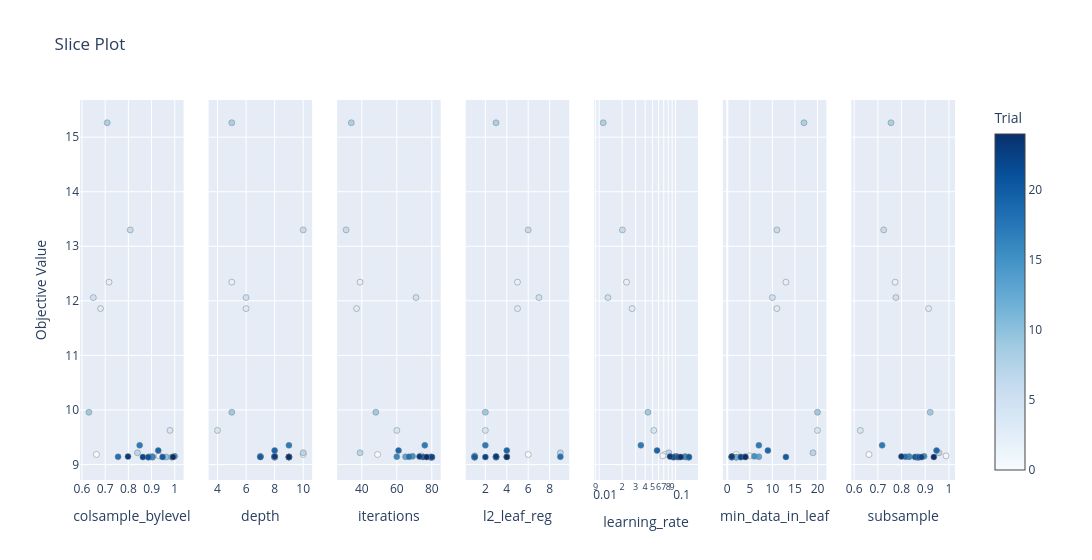

The notebook cell saved with this chart:
### Code cell
# 3. Slice plot (relación de cada parámetro con RMSE)
fig = vis.plot_slice(study)
# fig.write_image('optuna_slice_plot.png')
fig.show()
print("✓ Slice plot guardado en 'optuna_slice_plot.png'")

### Figure 1 — Plotly figure (JSON) as saved in the notebook; plotly's stock layout.template omitted (floating-point values rounded to 4 significant figures)
{"data": [{"marker": {"color": [0, 1, 2, 3, 4, 5, 6, 7, 8, 9, 10, 11, 12, 13, 14, 15, 16, 17, 18, 19, 20, 21, 22, 23, 24], "colorbar": {"title": {"text": "Trial"}, "x": 1, "xpad": 40}, "colorscale": [[0, "rgb(247,251,255)"], [0.125, "rgb(222,235,247)"], [0.25, "rgb(198,219,239)"], [0.375, "rgb(158,202,225)"], [0.5, "rgb(107,174,214)"], [0.625, "rgb(66,146,198)"], [0.75, "rgb(33,113,181)"], [0.875, "rgb(8,81,156)"], [1, "rgb(8,48,107)"]], "line": {"color": "Grey", "width": 0.5}, "showscale": true}, "mode": "markers", "name": "Feasible Trial", "showlegend": false, "type": "scatter", "x": [0.6624, 0.933, 0.7165, 0.6799, 0.9796, 0.6488, 0.808, 0.8392, 0.7085, 0.6298, 0.9631, 0.9866, 0.9035, 0.8953, 0.8879, 0.9995, 0.9046, 0.8486, 0.7555, 0.9287, 0.9473, 0.8856, 0.8625, 0.7983, 0.9923], "xaxis": "x", "y": [9.183, 9.157, 12.34, 11.86, 9.624, 12.06, 13.3, 9.213, 15.26, 9.957, 9.136, 9.133, 9.132, 9.141, 9.136, 9.148, 9.143, 9.35, 9.14, 9.255, 9.137, 9.134, 9.134, 9.144, 9.136], "yaxis": "y"}, {"marker": {"color": [0, 1, 2, 3, 4, 5, 6, 7, 8, 9, 10, 11, 12, 13, 14, 15, 16, 17, 18, 19, 20, 21, 22, 23, 24], "colorbar": {"title": {"text": "Trial"}, "x": 1, "xpad": 40}, "colorscale": [[0, "rgb(247,251,255)"], [0.125, "rgb(222,235,247)"], [0.25, "rgb(198,219,239)"], [0.375, "rgb(158,202,225)"], [0.5, "rgb(107,174,214)"], [0.625, "rgb(66,146,198)"], [0.75, "rgb(33,113,181)"], [0.875, "rgb(8,81,156)"], [1, "rgb(8,48,107)"]], "line": {"color": "Grey", "width": 0.5}, "showscale": false}, "mode": "markers", "name": "Feasible Trial", "showlegend": false, "type": "scatter", "x": [10, 8, 5, 6, 4, 6, 10, 10, 5, 5, 8, 8, 8, 8, 9, 7, 7, 9, 9, 8, 7, 9, 9, 8, 9], "xaxis": "x2", "y": [9.183, 9.157, 12.34, 11.86, 9.624, 12.06, 13.3, 9.213, 15.26, 9.957, 9.136, 9.133, 9.132, 9.141, 9.136, 9.148, 9.143, 9.35, 9.14, 9.255, 9.137, 9.134, 9.134, 9.144, 9.136], "yaxis": "y2"}, {"marker": {"color": [0, 1, 2, 3, 4, 5, 6, 7, 8, 9, 10, 11, 12, 13, 14, 15, 16, 17, 18, 19, 20, 21, 22, 23, 24], "colorbar": {"title": {"text": "Trial"}, "x": 1, "xpad": 40}, "colorscale": [[0, "rgb(247,251,255)"], [0.125, "rgb(222,235,247)"], [0.25, "rgb(198,219,239)"], [0.375, "rgb(158,202,225)"], [0.5, "rgb(107,174,214)"], [0.625, "rgb(66,146,198)"], [0.75, "rgb(33,113,181)"], [0.875, "rgb(8,81,156)"], [1, "rgb(8,48,107)"]], "line": {"color": "Grey", "width": 0.5}, "showscale": false}, "mode": "markers", "name": "Feasible Trial", "showlegend": false, "type": "scatter", "x": [49, 74, 39, 37, 60, 71, 31, 39, 34, 48, 79, 79, 80, 65, 80, 69, 60, 76, 67, 61, 75, 80, 80, 73, 77], "xaxis": "x3", "y": [9.183, 9.157, 12.34, 11.86, 9.624, 12.06, 13.3, 9.213, 15.26, 9.957, 9.136, 9.133, 9.132, 9.141, 9.136, 9.148, 9.143, 9.35, 9.14, 9.255, 9.137, 9.134, 9.134, 9.144, 9.136], "yaxis": "y3"}, {"marker": {"color": [0, 1, 2, 3, 4, 5, 6, 7, 8, 9, 10, 11, 12, 13, 14, 15, 16, 17, 18, 19, 20, 21, 22, 23, 24], "colorbar": {"title": {"text": "Trial"}, "x": 1, "xpad": 40}, "colorscale": [[0, "rgb(247,251,255)"], [0.125, "rgb(222,235,247)"], [0.25, "rgb(198,219,239)"], [0.375, "rgb(158,202,225)"], [0.5, "rgb(107,174,214)"], [0.625, "rgb(66,146,198)"], [0.75, "rgb(33,113,181)"], [0.875, "rgb(8,81,156)"], [1, "rgb(8,48,107)"]], "line": {"color": "Grey", "width": 0.5}, "showscale": false}, "mode": "markers", "name": "Feasible Trial", "showlegend": false, "type": "scatter", "x": [6, 1, 5, 5, 2, 7, 6, 9, 3, 2, 1, 1, 1, 3, 3, 1, 4, 2, 9, 4, 1, 3, 2, 3, 4], "xaxis": "x4", "y": [9.183, 9.157, 12.34, 11.86, 9.624, 12.06, 13.3, 9.213, 15.26, 9.957, 9.136, 9.133, 9.132, 9.141, 9.136, 9.148, 9.143, 9.35, 9.14, 9.255, 9.137, 9.134, 9.134, 9.144, 9.136], "yaxis": "y4"}, {"marker": {"color": [0, 1, 2, 3, 4, 5, 6, 7, 8, 9, 10, 11, 12, 13, 14, 15, 16, 17, 18, 19, 20, 21, 22, 23, 24], "colorbar": {"title": {"text": "Trial"}, "x": 1, "xpad": 40}, "colorscale": [[0, "rgb(247,251,255)"], [0.125, "rgb(222,235,247)"], [0.25, "rgb(198,219,239)"], [0.375, "rgb(158,202,225)"], [0.5, "rgb(107,174,214)"], [0.625, "rgb(66,146,198)"], [0.75, "rgb(33,113,181)"], [0.875, "rgb(8,81,156)"], [1, "rgb(8,48,107)"]], "line": {"color": "Grey", "width": 0.5}, "showscale": false}, "mode": "markers", "name": "Feasible Trial", "showlegend": false, "type": "scatter", "x": [0.07259, 0.06804, 0.02279, 0.02697, 0.05182, 0.01303, 0.02015, 0.08159, 0.0113, 0.04348, 0.1381, 0.149, 0.1481, 0.132, 0.1037, 0.1019, 0.1328, 0.03515, 0.0974, 0.05717, 0.1493, 0.09338, 0.1096, 0.08455, 0.1167], "xaxis": "x5", "y": [9.183, 9.157, 12.34, 11.86, 9.624, 12.06, 13.3, 9.213, 15.26, 9.957, 9.136, 9.133, 9.132, 9.141, 9.136, 9.148, 9.143, 9.35, 9.14, 9.255, 9.137, 9.134, 9.134, 9.144, 9.136], "yaxis": "y5"}, {"marker": {"color": [0, 1, 2, 3, 4, 5, 6, 7, 8, 9, 10, 11, 12, 13, 14, 15, 16, 17, 18, 19, 20, 21, 22, 23, 24], "colorbar": {"title": {"text": "Trial"}, "x": 1, "xpad": 40}, "colorscale": [[0, "rgb(247,251,255)"], [0.125, "rgb(222,235,247)"], [0.25, "rgb(198,219,239)"], [0.375, "rgb(158,202,225)"], [0.5, "rgb(107,174,214)"], [0.625, "rgb(66,146,198)"], [0.75, "rgb(33,113,181)"], [0.875, "rgb(8,81,156)"], [1, "rgb(8,48,107)"]], "line": {"color": "Grey", "width": 0.5}, "showscale": false}, "mode": "markers", "name": "Feasible Trial", "showlegend": false, "type": "scatter", "x": [2, 5, 13, 11, 20, 10, 11, 19, 17, 20, 3, 2, 2, 7, 1, 6, 4, 7, 1, 9, 13, 1, 3, 1, 4], "xaxis": "x6", "y": [9.183, 9.157, 12.34, 11.86, 9.624, 12.06, 13.3, 9.213, 15.26, 9.957, 9.136, 9.133, 9.132, 9.141, 9.136, 9.148, 9.143, 9.35, 9.14, 9.255, 9.137, 9.134, 9.134, 9.144, 9.136], "yaxis": "y6"}, {"marker": {"color": [0, 1, 2, 3, 4, 5, 6, 7, 8, 9, 10, 11, 12, 13, 14, 15, 16, 17, 18, 19, 20, 21, 22, 23, 24], "colorbar": {"title": {"text": "Trial"}, "x": 1, "xpad": 40}, "colorscale": [[0, "rgb(247,251,255)"], [0.125, "rgb(222,235,247)"], [0.25, "rgb(198,219,239)"], [0.375, "rgb(158,202,225)"], [0.5, "rgb(107,174,214)"], [0.625, "rgb(66,146,198)"], [0.75, "rgb(33,113,181)"], [0.875, "rgb(8,81,156)"], [1, "rgb(8,48,107)"]], "line": {"color": "Grey", "width": 0.5}, "showscale": false}, "mode": "markers", "name": "Feasible Trial", "showlegend": false, "type": "scatter", "x": [0.6624, 0.988, 0.7728, 0.9141, 0.626, 0.7761, 0.7247, 0.9579, 0.7555, 0.9209, 0.8607, 0.8663, 0.8701, 0.8315, 0.866, 0.8952, 0.8318, 0.7179, 0.8165, 0.9477, 0.8567, 0.8737, 0.884, 0.7994, 0.9364], "xaxis": "x7", "y": [9.183, 9.157, 12.34, 11.86, 9.624, 12.06, 13.3, 9.213, 15.26, 9.957, 9.136, 9.133, 9.132, 9.141, 9.136, 9.148, 9.143, 9.35, 9.14, 9.255, 9.137, 9.134, 9.134, 9.144, 9.136], "yaxis": "y7"}], "layout": {"title": {"text": "Slice Plot"}, "width": 2100, "xaxis": {"anchor": "y", "domain": [0, 0.1184], "title": {"text": "colsample_bylevel"}}, "xaxis2": {"anchor": "y2", "domain": [0.1469, 0.2653], "title": {"text": "depth"}}, "xaxis3": {"anchor": "y3", "domain": [0.2939, 0.4122], "title": {"text": "iterations"}}, "xaxis4": {"anchor": "y4", "domain": [0.4408, 0.5592], "title": {"text": "l2_leaf_reg"}}, "xaxis5": {"anchor": "y5", "domain": [0.5878, 0.7061], "title": {"text": "learning_rate"}, "type": "log"}, "xaxis6": {"anchor": "y6", "domain": [0.7347, 0.8531], "title": {"text": "min_data_in_leaf"}}, "xaxis7": {"anchor": "y7", "domain": [0.8816, 1.0], "title": {"text": "subsample"}}, "yaxis": {"anchor": "x", "domain": [0, 1], "title": {"text": "Objective Value"}}, "yaxis2": {"anchor": "x2", "domain": [0, 1], "matches": "y", "showticklabels": false}, "yaxis3": {"anchor": "x3", "domain": [0, 1], "matches": "y", "showticklabels": false}, "yaxis4": {"anchor": "x4", "domain": [0, 1], "matches": "y", "showticklabels": false}, "yaxis5": {"anchor": "x5", "domain": [0, 1], "matches": "y", "showticklabels": false}, "yaxis6": {"anchor": "x6", "domain": [0, 1], "matches": "y", "showticklabels": false}, "yaxis7": {"anchor": "x7", "domain": [0, 1], "matches": "y", "showticklabels": false}}}
